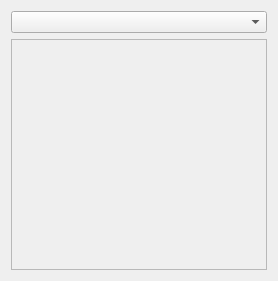
<?xml version="1.0" encoding="UTF-8"?>
<ui version="4.0">
 <class>qtAssociationView</class>
 <widget class="QWidget" name="qtAssociationView">
  <property name="geometry">
   <rect>
    <x>0</x>
    <y>0</y>
    <width>278</width>
    <height>281</height>
   </rect>
  </property>
  <property name="windowTitle">
   <string>Form</string>
  </property>
  <layout class="QVBoxLayout" name="mainLayout">
   <item>
    <widget class="QComboBox" name="attributes"/>
   </item>
   <item>
    <widget class="QFrame" name="associations">
     <property name="frameShape">
      <enum>QFrame::StyledPanel</enum>
     </property>
     <property name="frameShadow">
      <enum>QFrame::Raised</enum>
     </property>
    </widget>
   </item>
  </layout>
 </widget>
 <resources/>
 <connections/>
</ui>
